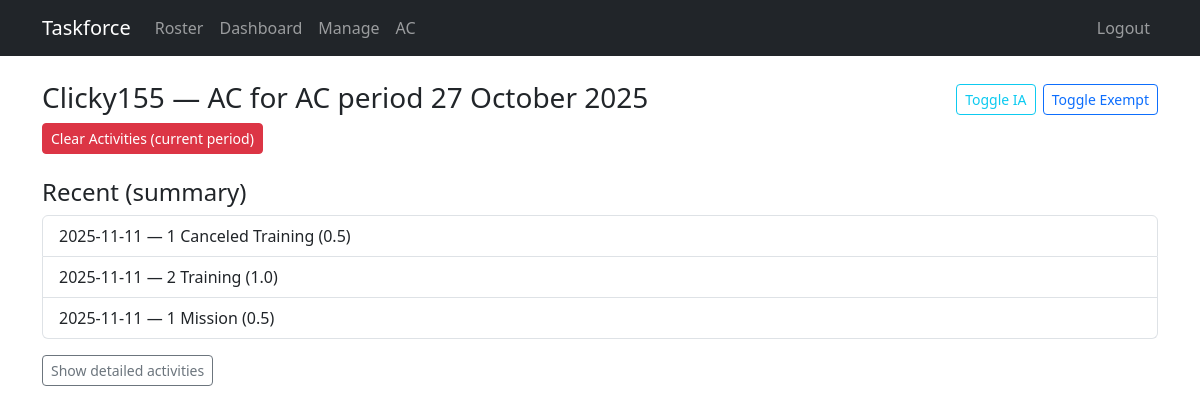
Page /ac/member/205 (signed in) on the earlier database version.
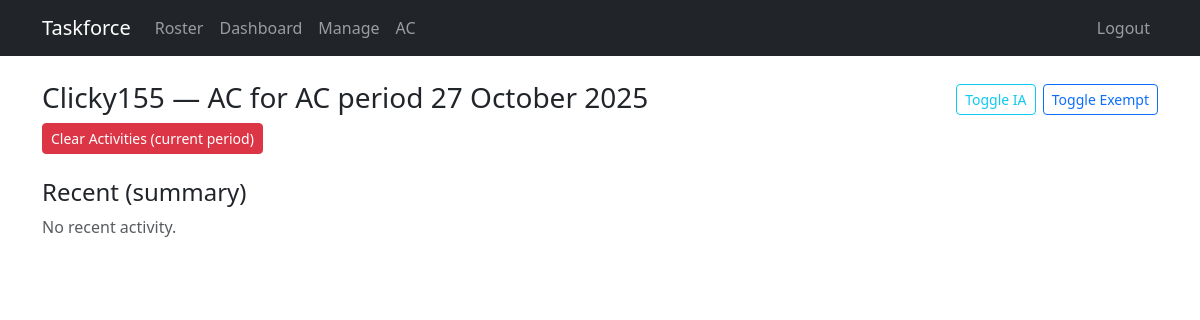
Same page on the later database version.
### database/models.py (models this page shows, shortened)
class Member(db.Model):
    __tablename__ = 'members'
    id = db.Column(db.Integer, primary_key=True)
    discord_username = db.Column(db.String(100), nullable=False, unique=True)
    discord_id = db.Column(db.String(50), nullable=True, unique=True)
    roblox_username = db.Column(db.String(100), nullable=True)
    roblox_id = db.Column(db.String(50), nullable=True)
    current_rank = db.Column(db.String(100), nullable=False, default='Aspirant')
    join_date = db.Column(db.DateTime, nullable=False, default=datetime.utcnow)
    last_updated = db.Column(db.DateTime, nullable=False, default=datetime.utcnow)
    is_active = db.Column(db.Boolean, default=True)
    activities = db.relationship('ActivityLog', backref='member', lazy=True, cascade='all, delete-orphan')
    promotions = db.relationship('PromotionLog', backref='member', lazy=True, cascade='all, delete-orphan')

### database/ac_models.py (models this page shows, shortened)
class ACPeriod(db.Model):
    __tablename__ = 'ac_periods'
    id = db.Column(db.Integer, primary_key=True)
    period_name = db.Column(db.String(100), nullable=False)
    start_date = db.Column(db.DateTime, nullable=False)
    end_date = db.Column(db.DateTime, nullable=False)
    is_active = db.Column(db.Boolean, default=True)
    is_finalized = db.Column(db.Boolean, default=False)
    created_date = db.Column(db.DateTime, default=datetime.utcnow)
    activity_entries = db.relationship('ActivityEntry', backref='ac_period', lazy=True)
    inactivity_notices = db.relationship('InactivityNotice', backref='ac_period', lazy=True)
    exemptions = db.relationship('ACExemption', backref='ac_period', lazy=True)

class ActivityEntry(db.Model):
    __tablename__ = 'activity_entries'
    id = db.Column(db.Integer, primary_key=True)
    member_id = db.Column(db.Integer, db.ForeignKey('members.id'), nullable=False)
    ac_period_id = db.Column(db.Integer, db.ForeignKey('ac_periods.id'), nullable=False)
    activity_type = db.Column(db.String(50), nullable=False)
    points = db.Column(db.Float, nullable=False)
    description = db.Column(db.Text)
    activity_date = db.Column(db.DateTime, nullable=False)
    logged_by = db.Column(db.String(100), nullable=False)
    logged_date = db.Column(db.DateTime, default=datetime.utcnow)
    is_limited_activity = db.Column(db.Boolean, default=False)
    member = db.relationship('Member', backref='activity_entries')

### app.py (the view)
@app.route('/ac/member/<int:member_id>')
@staff_required
def ac_member_detail(member_id):
    member = Member.query.get_or_404(member_id)
    current_period = ACPeriod.query.filter_by(is_active=True).first()
    if not current_period:
        flash('No active AC period.', 'error')
        return redirect(url_for('ac_dashboard'))
    activities = ActivityEntry.query.filter_by(member_id=member_id, ac_period_id=current_period.id).order_by(ActivityEntry.activity_date.desc()).all()
    agg = {}
    for a in activities:
        key = (a.activity_type, a.points)
        if key not in agg:
            agg[key] = {'count': 0, 'last_date': a.activity_date}
        agg[key]['count'] += 1
        if a.activity_date and a.activity_date > agg[key]['last_date']:
            agg[key]['last_date'] = a.activity_date
    aggregated_activities = sorted(
        (
            {'activity_type': k[0], 'points': k[1], 'count': v['count'], 'activity_date': v['last_date']}
            for k, v in agg.items()
        ),
        key=lambda x: x['activity_date'] or datetime.min,
        reverse=True
    )
    quota = get_member_quota(member.current_rank)
    total_points = sum(a.points for a in activities)
    return render_template(
        'ac/member_detail.html',
        member=member,
        current_period=current_period,
        activities=activities,  # full list for detailed view
        aggregated_activities=aggregated_activities,  # summaries for compact view
        quota=quota,
        total_points=total_points
    )

### database/ac_models.py (called while the page is built)
def get_member_quota(rank):
    return AC_QUOTAS.get(rank, 0.0)

### utils/auth.py (called while the page is built, shortened)
def is_staff():
    return bool(session.get('is_staff', False))

def staff_required(f):
    @wraps(f)
    def decorated_function(*args, **kwargs):
        return f(*args, **kwargs)
    return decorated_function

### templates/ac/member_detail.html (shortened to what this page needs)
{% extends "base.html" %}
{% block content %}
<h3 class="d-flex justify-content-between align-items-center">
  <span>{{ member.discord_username }} — AC for {{ current_period.period_name if current_period else '' }}</span>
  <span>
    {% if is_staff %}
      <button id="ia-toggle" class="btn btn-sm btn-outline-info">Toggle IA</button>
      <button id="exempt-toggle" class="btn btn-sm btn-outline-primary">Toggle Exempt</button>
    {% endif %}
  </span>
</h3>
<div class="mb-3">
  {% if is_staff %}
  <form method="post" action="{{ url_for('clear_member_activities', member_id=member.id) }}" onsubmit="return confirm('Delete all activities for this member in the current period?');" style="display:inline">
    <button class="btn btn-sm btn-danger">Clear Activities (current period)</button>
  </form>
  {% endif %}
</div>
<h4 class="mt-4">Recent (summary)</h4>
{% if aggregated_activities %}
  <ul class="list-group mb-3">
    {% for a in aggregated_activities %}
      <li class="list-group-item">
        {{ a.activity_date.strftime('%Y-%m-%d') if a.activity_date else '' }} — {{ a.count }} {{ a.activity_type }} ({{ a.points }})
      </li>
    {% endfor %}
  </ul>
{% else %}
  <p class="text-muted">No recent activity.</p>
{% endif %}
{% if activities %}
  <p>
    <a class="btn btn-sm btn-outline-secondary" data-bs-toggle="collapse" href="#detailedActivities" role="button" aria-expanded="false" aria-controls="detailedActivities">
      Show detailed activities
    </a>
  </p>
{% endif %}
{% endblock %}

### templates/base.html (shortened to what this page needs)
<!doctype html>
<html lang="en">
<head>
  <link href="https://cdn.jsdelivr.net/npm/bootstrap@5.3.2/dist/css/bootstrap.min.css" rel="stylesheet">
</head>
<body>
<nav class="navbar navbar-expand-lg navbar-dark bg-dark">
  <div class="container">
    <a class="navbar-brand" href="{{ url_for('public_roster') }}">Taskforce</a>
    <div class="collapse navbar-collapse">
      <ul class="navbar-nav me-auto">
        <li class="nav-item"><a class="nav-link" href="{{ url_for('public_roster') }}">Roster</a></li>
        {% if is_staff %}
          <li class="nav-item"><a class="nav-link" href="{{ url_for('dashboard') }}">Dashboard</a></li>
          <li class="nav-item"><a class="nav-link" href="{{ url_for('members') }}">Manage</a></li>
          <li class="nav-item"><a class="nav-link" href="{{ url_for('ac_dashboard') }}">AC</a></li>
        {% endif %}
      </ul>
      <ul class="navbar-nav">
        {% if is_staff %}
          <li class="nav-item"><a class="nav-link" href="{{ url_for('staff_logout') }}">Logout</a></li>
        {% else %}
          <li class="nav-item"><a class="nav-link" href="{{ url_for('staff_login') }}">Staff Login</a></li>
        {% endif %}
      </ul>
    </div>
  </div>
</nav>
<div class="container my-4">
  {% block content %}{% endblock %}
</div>
</body>
</html>

Differences in the rows shown:
removed ActivityEntry: activity_date "2025-11-11", count "1", activity_type "Canceled Training", points "0.5"
removed ActivityEntry: activity_date "2025-11-11", count "2", activity_type "Training", points "1.0"
removed ActivityEntry: activity_date "2025-11-11", count "1", activity_type "Mission", points "0.5"
Other differences:
text no longer shown: "Show detailed activities"
text now shown: "No recent activity."
